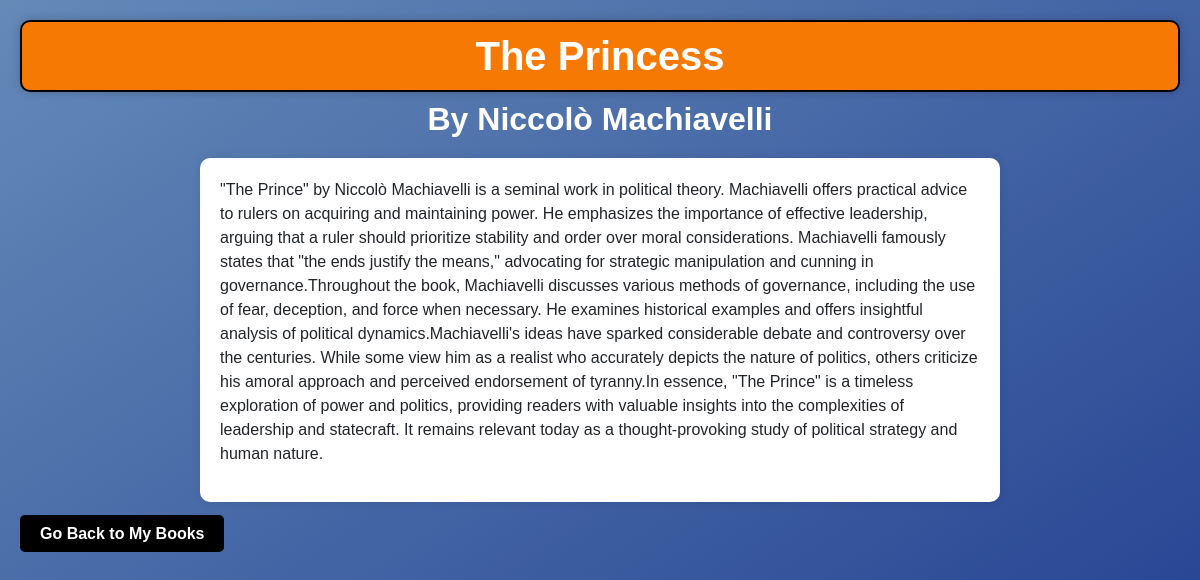
The page /read-book/1 (signed in) on the database its author committed.
### models/models.py (models this page shows)
class Book(db.Model):
    __tablename__ = 'Book'
    id = db.Column(db.Integer, primary_key=True)
    isbn = db.Column(db.Integer, nullable=False, unique=True)
    title = db.Column(db.String(100), nullable=False)
    author = db.Column(db.String(100), nullable=False)
    section = db.Column(db.String(100), db.ForeignKey('Section.name'), nullable=False)
    content = db.Column(db.Text(), nullable=True)
    copies = db.Column(db.Integer, nullable=False)
    available_copies = db.Column(db.Integer, nullable=False)
    section_rel = db.relationship('Section', backref='books')

### app.py (the view)
@app.route('/read-book/<int:id>', methods = ['GET', 'POST']) # type: ignore
def read_book(id):
    if request.method == 'GET':
        if session.get('logged_in'):
            user = session.get('id')
            bookid = BorrowedBook.query.filter_by(id=id).first().book_id
            book = Book.query.filter_by(id = bookid).first()
            return render_template('read_book.html',book=book, user=user)
        else:
            return redirect(url_for('user_login'))

### templates/read_book.html (shortened to what this page needs)
<!DOCTYPE html>
<html>
    <head>
        <link
            rel="stylesheet"
            href="https://stackpath.bootstrapcdn.com/bootstrap/4.4.1/css/bootstrap.min.css"
 />
        <link
            rel="stylesheet"
            href="https://stackpath.bootstrapcdn.com/font-awesome/4.7.0/css/font-awesome.min.css"
 />
    </head>
    <body>
        <h1>{{book.title}}</h1>
        <h2>By {{book.author}}</h2>
        <div class = "book-content">
            <p>{{book.content}}</p>
        </div>
        <div class = "go-back-button">
                <a href="/mybooks/{{user}}">Go Back to My Books</a>
        </div>
    </body>
</html>

### templates/read_book.html (style rules this page uses)
body { background-color: #72cbe4; background-image: linear-gradient(to bottom right, #648ab8, #203c8f); background-repeat: no-repeat; background-size: cover; background-attachment: fixed; padding: 20px; font-family: Arial, Helvetica, sans-serif; }
h1 { border: 2px solid #000; padding: 10px; border-radius: 10px; background-color: #f67904; box-shadow: 0 0 10px rgba(0, 0, 0, 0.2); text-align: center; font-family: Arial, sans-serif; font-weight: bold; color: #ffffff; }
h2 { text-align: center; font-family: Arial, sans-serif; font-weight: bold; color: #ffffff; }
.book-content { background-color: #ffffff; border-radius: 10px; box-shadow: 0 0 10px rgba(0, 0, 0, 0.1); padding: 20px; margin: 20px auto; max-width: 800px; overflow-wrap: break-word; }
.go-back-button { text-align: left; margin-top: 20px; text-decoration: none; font-weight: bold; }
.go-back-button a { background-color: #000000; color: #ffffff; padding: 10px 20px; border-radius: 5px; text-decoration: none; }

### rows shown on the page
Book: title "The Princess", author "Niccolò Machiavelli", content "\"The Prince\" by Niccolò Machiavelli is a seminal work in political theory. Machiavelli offers practical advice to rulers on acquiring and maintaining power. He emphasizes the importance of effective leadership, arguing that a ruler should prioritize stability and order over moral considerations. Machiavelli famously states that \"the ends justify the means,\" advocating for strategic manipulation and cunning in governance.Throughout the book, Machiavelli discusses various methods of governance, including the use of fear, deception, and force when necessary. He examines historical examples and offers insightful analysis of political dynamics.Machiavelli's ideas have sparked considerable debate…"
